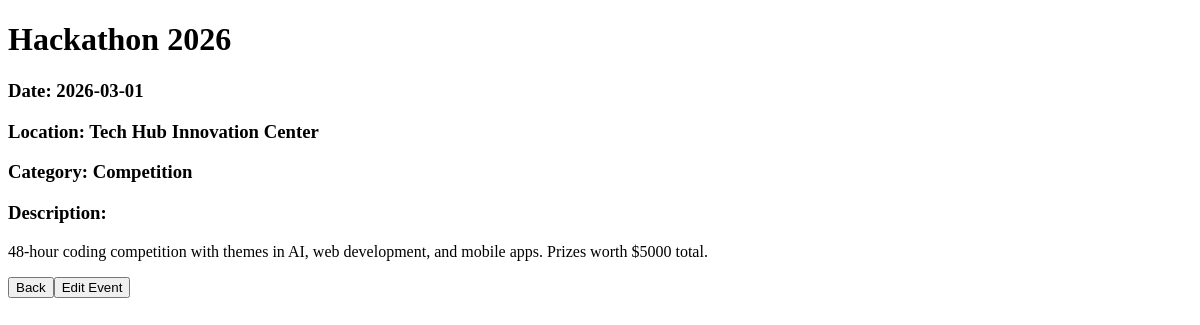
Screenshot of /EventDetail/9 with the database file from the repository.
### tables this page shows
CREATE TABLE events (
        id INTEGER PRIMARY KEY AUTOINCREMENT,
        title TEXT,
        date TEXT,
        location TEXT,
        category TEXT,
        description TEXT
                );

### app.py (the view)
@app.route('/EventDetail/<int:event_id>')
def event_detail(event_id):
    conn = sqlite3.connect('orgalog.db')
    cursor = conn.cursor()
    cursor.execute("SELECT * FROM events WHERE id=?", (event_id,))
    event = cursor.fetchone()
    event = {'id': event[0], 'title': event[1], 'date': event[2], 'location': event[3], 'category': event[4], 'description': event[5]}
    conn.close()
    return render_template('EventDetail.html', event=event)

### templates/EventDetail.html (shortened to what this page needs)
<!DOCTYPE html>
<html lang="en">
<head>
    <link rel="stylesheet" href="{{ url_for('static', filename='style.css') }}">
</head>
<body>
    <h1>{{ event.title}}</h1>
    <h3>Date: {{ event.date }}</h3>
    <h3>Location: {{ event.location }}</h3>
    <h3>Category: {{ event.category }}</h3>
    <h3>Description:</h3>
    <p>{{ event.description }}</p>
    <button onclick="window.location.href='/'">Back</button><button onclick="window.location.href='/EditEvent/{{ event.id }}'">Edit Event</button>
</body>
</html>

### rows the page displays
events: title "Hackathon 2026", date "2026-03-01", location "Tech Hub Innovation Center", category "Competition", description "48-hour coding competition with themes in AI, web development, and mobile apps. Prizes worth $5000 total."
